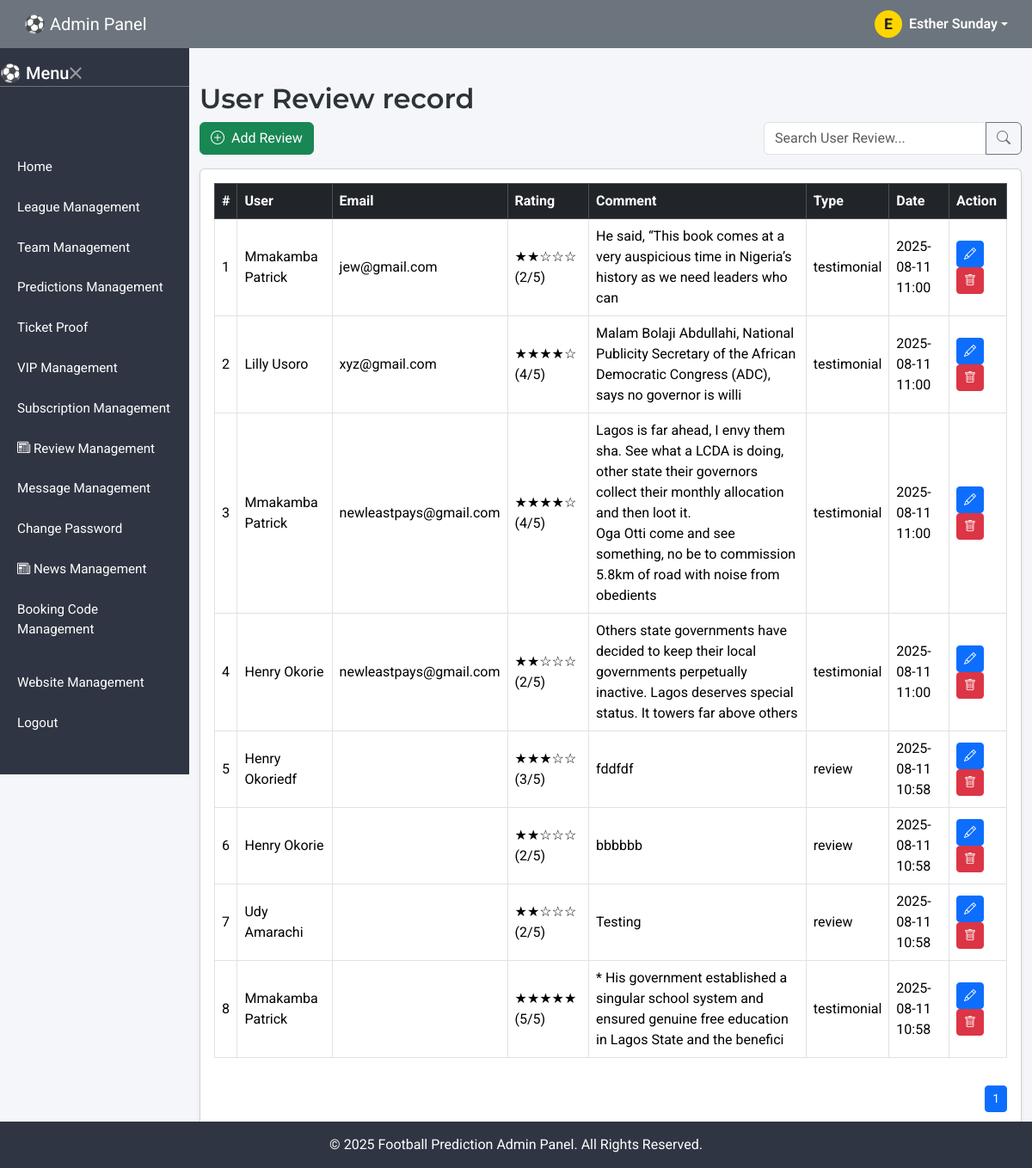
Page /Admin/review-record.php (signed in) on the committed database.
### tables this page shows
CREATE TABLE `users` (
  `id` int(11) NOT NULL,
  `full_name` varchar(100) DEFAULT NULL,
  `email` varchar(100) NOT NULL,
  `phone` varchar(20) DEFAULT NULL,
  `password_hash` varchar(255) NOT NULL,
  `role` enum('admin','vip') DEFAULT 'vip',
  `status` enum('active','inactive','banned') DEFAULT 'active',
  `image` text DEFAULT 'uploadImage/Profile/default.png',
  `country` varchar(20) DEFAULT NULL,
  `wallet_balance` decimal(10,0) NOT NULL,
  `created_at` timestamp NOT NULL DEFAULT current_timestamp()
);

CREATE TABLE `reviews` (
  `id` int(4) NOT NULL,
  `full_name` varchar(120) NOT NULL,
  `email` varchar(25) DEFAULT NULL,
  `comment` text NOT NULL,
  `type` enum('testimonial','review') NOT NULL,
  `rating` int(4) NOT NULL,
  `created_at` timestamp NOT NULL DEFAULT current_timestamp() ON UPDATE current_timestamp()
);

### inc/config.php (called while the page is built, shortened)
<?php
include('../database/connect.php');
$user_id = $_SESSION["user_id"];
$stmt = $dbh->query("SELECT * FROM users where id='$user_id'");
$row_user = $stmt->fetch();
?>

### Admin/review-record.php (the view, shortened to what this page needs)
<?php
include('../inc/config.php');
$stmt = $dbh->prepare("SELECT * FROM reviews ORDER BY created_at DESC");
$stmt->execute();
$reviewList = $stmt->fetchAll(PDO::FETCH_ASSOC);
?>
<!DOCTYPE html>
<html lang="en">
<head>
  <?php include 'partials/head.php'; ?>
</head>
<body>
<nav class="navbar navbar-expand-lg navbar-dark fixed-top px-3">
  <?php include 'partials/nav.php'; ?>
</nav>
<div class="d-none d-lg-block sidebar desktop-sidebar">
  <?php include 'partials/desktop-sidebar.php'; ?>
</div>
<main class="pt-5 mt-4 mb-5">
  <div class="container mt-4">
    <h2 class="mb-2"> User Review record</h2>
    <div class="d-flex flex-wrap justify-content-between align-items-center mb-3">
      <div>
        <a href="add-review" class="btn btn-success">
          <i class="bi bi-plus-circle me-1"></i> Add Review
        </a>
      </div>
      <div class="input-group" style="max-width: 300px;">
        <input id="searchInput" type="search" class="form-control" placeholder="Search User Review..." />
        <button class="btn btn-outline-secondary"><i class="bi bi-search"></i></button>
      </div>
    </div>
    <div class="card shadow-sm p-3">
      <div class="table-responsive">
        <table id="reviewTable" class="table table-bordered table-hover align-middle">
          <thead class="table-dark">
            <tr>
              <th>#</th>
              <th>User</th>
              <th>Email</th>
              <th>Rating</th>
              <th>Comment</th>
              <th>Type</th>
              <th>Date</th>
              <th>Action</th>
            </tr>
          </thead>
          <tbody>
          <?php if (count($reviewList) > 0): ?>
            <?php foreach ($reviewList as $index => $review): ?>
              <tr>
                <td><?= $index + 1 ?></td>
                <td><?= htmlspecialchars($review['full_name']) ?></td>
                <td><?= htmlspecialchars($review['email']) ?></td>
                <td>
                  <?= str_repeat('★', $review['rating']) . str_repeat('☆', 5 - $review['rating']) ?>
                  (<?= $review['rating'] ?>/5)
                </td>
                <td><?= nl2br(htmlspecialchars($review['comment'])) ?></td>
                 <td><?= nl2br(htmlspecialchars($review['type'])) ?></td>
                <td><?= date('Y-m-d H:i', strtotime($review['created_at'])) ?></td>
                <td>
                  <a href="edit-review?id=<?= $review['id'] ?>" class="btn btn-sm btn-primary"><i class="bi bi-pencil"></i></a>
                  <button class="btn btn-sm btn-danger" data-bs-toggle="modal" data-bs-target="#confirmDeleteModal"
                          data-id="<?= $review['id'] ?>" data-title="<?= htmlspecialchars($review['full_name']) ?>">
                    <i class="bi bi-trash"></i>
                  </button>
                </td>
              </tr>
            <?php endforeach; ?>
          <?php else: ?>
            <tr>
              <td colspan="6" class="text-center text-muted py-4">No reviews found.</td>
            </tr>
          <?php endif; ?>
          </tbody>
        </table>
      </div>
      <nav aria-label="Page navigation" class="d-flex justify-content-end">
        <ul id="pagination" class="pagination pagination-sm mt-3 mb-0"></ul>
      </nav>
    </div>
  </div>
</main>
<footer>
  <div class="container">
    &copy; <script>document.write(new Date().getFullYear());</script> Football Prediction Admin Panel. All Rights Reserved.
  </div>
</footer>
</body>
</html>

### Admin/partials/nav.php (shortened to what this page needs)
<div class="container-fluid">
    <a class="navbar-brand" href="#">⚽ Admin Panel</a>
    <div class="d-flex align-items-center gap-3 ms-auto">
     <div class="d-flex align-items-center ms-auto gap-3">
      <div class="dropdown">
        <a href="#" class="d-flex align-items-center text-white text-decoration-none dropdown-toggle" data-bs-toggle="dropdown">
          <div id="admin-avatar" style="background: #FFD600; color: #222; width: 32px; height: 32px; border-radius: 50%; display: flex; align-items: center; justify-content: center; font-weight: bold;">
        <?php
        $fullName = $row_user['full_name'];
        $initials = '';
        $parts = explode(' ', trim($fullName));
        if (count($parts) > 0 && strlen($parts[0]) > 0) {
          $initials = strtoupper($parts[0][0]);
        }
        echo htmlspecialchars($initials);
        ?>
          </div>
          <span class="ms-2 fw-semibold"><?php echo htmlspecialchars($row_user['full_name']); ?></span>
        </a>
      </div>
    </div>
    </div>
  </div>

### Admin/assets/css/style.css (style rules this page uses)
:root { --main-grey: #6c757d; --dark-grey: #343a40; --light-grey: #e9ecef; --card-bg: #ffffff; --info-blue: #0dcaf0; --warning-yellow: #ffc107; --danger-red: #dc3545; }
body { font-family: 'Segoe UI', sans-serif; background-color: #f4f6f9; color: #333; }
.sidebar { background-color: var(--dark-grey); color: #fff; height: 100vh; padding-top: 70px; }
.navbar { background-color: var(--main-grey); z-index: 1050; }
footer { background-color: var(--dark-grey); color: white; text-align: center; padding: 15px 0; position: fixed; bottom: 0; width: 100%; z-index: 999; }
@media (min-width: 992px) { .desktop-sidebar { position: fixed; top: 0; bottom: 0; left: 0; width: 220px; z-index: 1030; } }
@media (min-width: 992px) { main { margin-left: 220px; } }

### Admin/assets/css/main-style.css (style rules this page uses)
:root { --main-grey: #6c757d; --dark-grey: #2f3542; --light-grey: #f1f2f6; --card-bg: #ffffff; --blue-gradient: linear-gradient(135deg, #74ebd5, #9face6); --yellow-gradient: linear-gradient(135deg, #f6d365, #fda085); --red-gradient: linear-gradient(135deg, #f5576c, #f093fb); }
body { font-family: 'Roboto', sans-serif; background-color: #f5f6fa; color: #2d3436; }
h2, h4 { font-family: 'Montserrat', sans-serif; font-weight: 600; }
.navbar { background-color: var(--main-grey); z-index: 1050; }
.navbar .nav-link, .navbar .navbar-brand { color: white !important; }
.sidebar { background-color: var(--dark-grey); color: #fff; height: 100vh; padding-top: 70px; }
#admin-avatar { background-color: #ffc107; width: 40px; height: 40px; display: flex; align-items: center; justify-content: center; color: white; font-weight: bold; border-radius: 50%; font-size: 1.1rem; }
footer { background-color: var(--dark-grey); color: white; text-align: center; padding: 15px 0; position: fixed; bottom: 0; width: 100%; z-index: 999; }
@media (min-width: 992px) { .desktop-sidebar { position: fixed; top: 0; bottom: 0; left: 0; width: 220px; z-index: 1030; } }
@media (min-width: 992px) { main { margin-left: 220px; } }

### rows in the picture
users: full_name "E", full_name "Esther Sunday"
reviews: full_name "Mmakamba Patrick", email "jew@gmail.com", rating "★★", rating "☆☆☆", rating "2", comment "He said, “This book comes at a very auspicious time in Nigeria’s history as we need leaders who can", type "testimonial", created_at "2025-08-11 11:00"
reviews: full_name "Lilly Usoro", email "xyz@gmail.com", rating "★★★★", rating "☆", rating "4", comment "Malam Bolaji Abdullahi, National Publicity Secretary of the African Democratic Congress (ADC), says no governor is willi", type "testimonial", created_at "2025-08-11 11:00"
reviews: full_name "Mmakamba Patrick", email "newleastpays@gmail.com", rating "★★★★", rating "☆", rating "4", comment "Lagos is far ahead, I envy them sha. See what a LCDA is doing, other state their governors collect their monthly allocation and then loot it. Oga Otti come and see something, no be to commission 5.8km of road with noise from obedients", type "testimonial", created_at "2025-08-11 11:00"
reviews: full_name "Henry Okorie", email "newleastpays@gmail.com", rating "★★", rating "☆☆☆", rating "2", comment "Others state governments have decided to keep their local governments perpetually inactive. Lagos deserves special status. It towers far above others", type "testimonial", created_at "2025-08-11 11:00"
reviews: full_name "Henry Okoriedf", rating "★★★", rating "☆☆", rating "3", comment "fddfdf", type "review", created_at "2025-08-11 10:58"
reviews: full_name "Henry Okorie", rating "★★", rating "☆☆☆", rating "2", comment "bbbbbb", type "review", created_at "2025-08-11 10:58"
reviews: full_name "Udy Amarachi", rating "★★", rating "☆☆☆", rating "2", comment "Testing", type "review", created_at "2025-08-11 10:58"
reviews: full_name "Mmakamba Patrick", rating "★★★★★", rating "5", comment "* His government established a singular school system and ensured genuine free education in Lagos State and the benefici", type "testimonial", created_at "2025-08-11 10:58"
